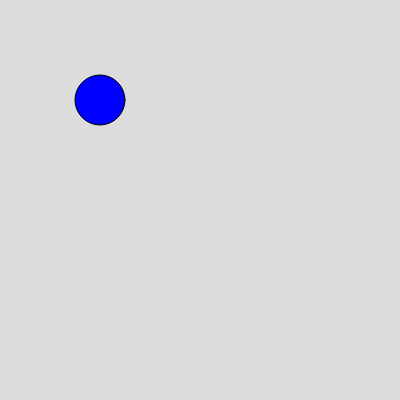
Frame 1 (no input)
Frame 60 (no input): identical to frame 1, image omitted
Frame 120 (the mouse pressed at the canvas centre since frame 60): identical to frame 1, image omitted

The p5.js sketch that drew this single still picture (run headless with seeded random() and noise() and a simulated clock; from frame 60 on, the mouse is pressed at the canvas centre):

// p5.js sketch
// ── sketch.js
let consoleMessages = false;
let timer = 0;
let car = {
  brand: "volvo",
  colour: "blue",
  speed: 120
};

let player = {
  name: "sam",
  age: "21"
}

function setup() {
  createCanvas(400, 400);
}

function draw() {
  background(220);
  fill(car.colour);
  circle(100, 100, 50);
  player.age = 22;
  player.score = 100;
  delete player.score
  if (consoleMessages === false) {
   console.log(player);
   console.log(car); 
  }
}

function keyPressed() {
  if(keyCode === ENTER) {
    timer + 1;
    if (timer > 0) {
      consoleMessages = true
    }
  }
}

// let test = {
//   naam: "m",
//   adresgegevens: {
//     straat: "bloemerslaan",
//     nummer: 723,
//     postcode: "923JR"
//   },
//   broers: ["ouder broer", "kleine broer"]
// }
